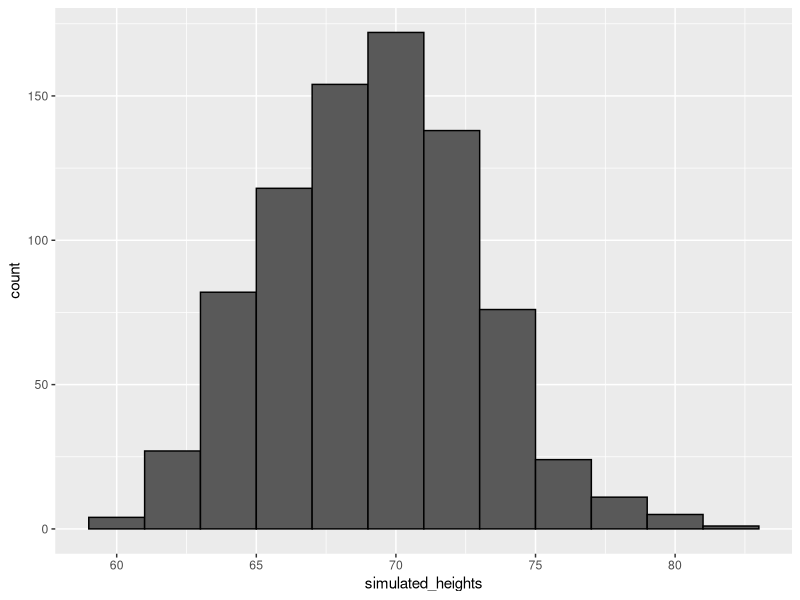

Write the R code that produced this figure.
#Code: Generating normally distributed random numbers

# define x as male heights from dslabs data
library(tidyverse)
library(dslabs)
data(heights)
x <- heights %>% filter(sex=="Male") %>% pull(height)

# generate simulated height data using normal distribution - both datasets should have n observations
n <- length(x)
avg <- mean(x)
s <- sd(x)
simulated_heights <- rnorm(n, avg, s)

# plot distribution of simulated_heights
data.frame(simulated_heights = simulated_heights) %>%
  ggplot(aes(simulated_heights)) +
  geom_histogram(color="black", binwidth = 2)
#Code: Monte Carlo simulation of tallest person over 7 feet

B <- 10000
tallest <- replicate(B, {
  simulated_data <- rnorm(800, avg, s)    # generate 800 normally distributed random heights
  max(simulated_data)    # determine the tallest height
})
mean(tallest >= 7*12)    # proportion of times that tallest person exceeded 7 feet (84 inches)
